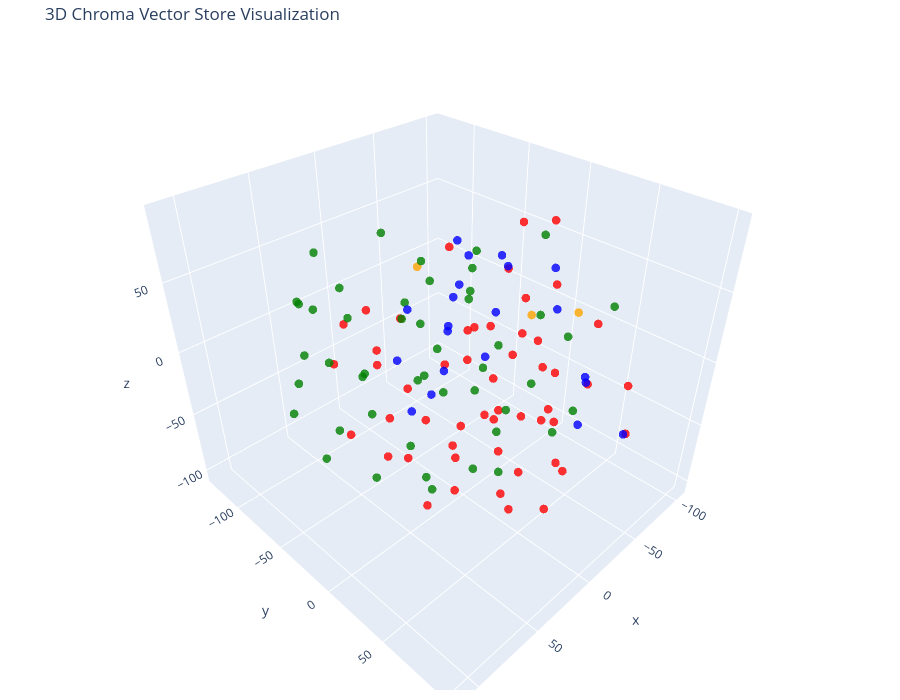

Here is the notebook cell this chart was saved with:
### Code cell
# Let's try 3D!

tsne = TSNE(n_components=3, random_state=42)
reduced_vectors = tsne.fit_transform(vectors)

# Create the 3D scatter plot
fig = go.Figure(data=[go.Scatter3d(
    x=reduced_vectors[:, 0],
    y=reduced_vectors[:, 1],
    z=reduced_vectors[:, 2],
    mode='markers',
    marker=dict(size=5, color=colors, opacity=0.8),
    text=[f"Type: {t}<br>Text: {d[:100]}..." for t, d in zip(doc_types, documents)],
    hoverinfo='text'
)])

fig.update_layout(
    title='3D Chroma Vector Store Visualization',
    scene=dict(xaxis_title='x', yaxis_title='y', zaxis_title='z'),
    width=900,
    height=700,
    margin=dict(r=20, b=10, l=10, t=40)
)

fig.show()

### Figure 1 — Plotly figure (JSON) as saved in the notebook; plotly's stock layout.template omitted (floating-point values rounded to 4 significant figures)
{"data": [{"hoverinfo": "text", "marker": {"color": ["orange", "orange", "orange", "red", "red", "red", "red", "red", "red", "red", "red", "red", "red", "red", "red", "red", "red", "red", "red", "red", "red", "red", "red", "red", "red", "red", "red", "red", "red", "red", "red", "red", "red", "red", "red", "red", "red", "red", "red", "red", "red", "red", "red", "red", "red", "red", "red", "red", "red", "red", "red", "red", "red", "red", "red", "green", "green", "green", "green", "green", "green", "green", "green", "green", "green", "green", "green", "green", "green", "green", "green", "green", "green", "green", "green", "green", "green", "green", "green", "green", "green", "green", "green", "green", "green", "green", "green", "green", "green", "green", "green", "green", "green", "green", "green", "green", "green", "green", "green", "green", "green", "green", "blue", "blue", "blue", "blue", "blue", "blue", "blue", "blue", "blue", "blue", "blue", "blue", "blue", "blue", "blue", "blue", "blue", "blue", "blue", "blue", "blue"], "opacity": 0.8, "size": 5}, "mode": "markers", "text": ["Type: company<br>Text: # About Insurellm\n\nInsurellm was founded by Avery Lancaster in 2015 as an insurance tech startup des...", "Type: company<br>Text: # Careers at Insurellm\n\nInsurellm is hiring! We are looking for talented software engineers, data sc...", "Type: company<br>Text: # Overview of Insurellm\n\nInsurellm is an innovative insurance tech firm with 200 employees across th...", "Type: contracts<br>Text: # Contract with Apex Reinsurance for Rellm: AI-Powered Enterprise Reinsurance Solution\n\n## Terms\n\n1....", "Type: contracts<br>Text: ## Renewal\n\n1. **Automatic Renewal**: This Agreement will automatically renew for successive one-yea...", "Type: contracts<br>Text: 2. **Seamless Integrations**: The architecture of Rellm allows for easy integration with existing sy...", "Type: contracts<br>Text: 1. **Technical Support**: Provider shall offer dedicated technical support to the Client via phone, ...", "Type: contracts<br>Text: **Insurellm, Inc.**  \n_____________________________  \nAuthorized Signature   \nDate: ________________...", "Type: contracts<br>Text: # Contract with Belvedere Insurance for Markellm\n\n## Terms\nThis Contract (\"Agreement\") is made and e...", "Type: contracts<br>Text: ## Renewal\n1. **Renewal Terms**: This Agreement may be renewed for additional one-year terms upon mu...", "Type: contracts<br>Text: ## Features\n1. **AI-Powered Matching**: Belvedere Insurance will benefit from Markellm's AI-powered ...", "Type: contracts<br>Text: ## Support\n1. **Technical Support**: Technical support will be available from 9 AM to 7 PM EST, Mond...", "Type: contracts<br>Text: **Belvedere Insurance**  \nSignature: ______________________  \nName: [Authorized Signatory]  \nTitle: ...", "Type: contracts<br>Text: # Contract with BrightWay Solutions for Markellm\n\n**Contract Date:** October 5, 2023  \n**Contract ID...", "Type: contracts<br>Text: 3. **Service Level Agreement (SLA):**  \n   Insurellm commits to a 99.9% uptime for the platform with...", "Type: contracts<br>Text: 2. **Real-Time Quote Availability:**  \n   Consumers sourced via BrightWay Solutions will receive rea...", "Type: contracts<br>Text: 3. **Training and Onboarding:**  \n   Insurellm agrees to provide one free training session on how to...", "Type: contracts<br>Text: # Contract with EverGuard Insurance for Rellm: AI-Powered Enterprise Reinsurance Solution\n\n**Contrac...", "Type: contracts<br>Text: 4. **Usage Rights**: EverGuard Insurance is granted a non-exclusive, non-transferable license to acc...", "Type: contracts<br>Text: 1. **Core Functionality**: Rellm provides EverGuard Insurance with advanced AI-driven analytics, sea...", "Type: contracts<br>Text: 1. **Customer Support**: Insurellm will provide EverGuard Insurance with 24/7 customer support, incl...", "Type: contracts<br>Text: ---\n\n**Signatures**  \n**For Insurellm**: __________________________  \n**Name**: John Smith  \n**Title...", "Type: contracts<br>Text: # Contract with GreenField Holdings for Markellm\n\n**Effective Date:** November 15, 2023  \n**Contract...", "Type: contracts<br>Text: ## Renewal\n1. **Automatic Renewal**: This contract will automatically renew for sequential one-year ...", "Type: contracts<br>Text: ## Features\n1. **AI-Powered Matching**: Access to advanced algorithms that connect GreenField Holdin...", "Type: contracts<br>Text: ## Support\n1. **Customer Support Access**: The Client will have access to dedicated support through ...", "Type: contracts<br>Text: **Signatures:**  \n_________________________                           _________________________  \n**...", "Type: contracts<br>Text: # Contract with Greenstone Insurance for Homellm\n\n---\n\n## Terms\n\n1. **Parties**: This Contract (\"Agr...", "Type: contracts<br>Text: 4. **Payment Terms**: \n   - The Customer shall pay an amount of $10,000 per month for the Standard T...", "Type: contracts<br>Text: ---\n\n## Features\n\n- **AI-Powered Risk Assessment**: Customer will have access to enhanced risk evalu...", "Type: contracts<br>Text: - **Customer Portal**: A dedicated portal will be provided, allowing the Customer's clients to manag...", "Type: contracts<br>Text: ______________________________  \n[Name], [Title]  \nDate: ______________________\n\n**For Greenstone In...", "Type: contracts<br>Text: # Contract with GreenValley Insurance for Homellm\n\n**Contract Date:** October 6, 2023  \n**Contract N...", "Type: contracts<br>Text: 4. **Confidentiality:** Both parties agree to maintain the confidentiality of proprietary informatio...", "Type: contracts<br>Text: 1. **AI-Powered Risk Assessment:** Access to advanced AI algorithms for real-time risk evaluations.\n...", "Type: contracts<br>Text: 3. **Regular Updates:** Insurellm will offer ongoing updates and enhancements to the Homellm platfor...", "Type: contracts<br>Text: # Contract with Pinnacle Insurance Co. for Homellm\n\n## Terms\nThis contract (\"Contract\") is entered i...", "Type: contracts<br>Text: ## Renewal\n1. **Renewal Terms**: At the end of the initial term, this Contract shall automatically r...", "Type: contracts<br>Text: ## Features\n1. **AI-Powered Risk Assessment**: Utilized for tailored underwriting decisions specific...", "Type: contracts<br>Text: ## Support\n1. **Technical Support**: Insurellm shall provide 24/7 technical support via an email and...", "Type: contracts<br>Text: # Contract with Roadway Insurance Inc. for Carllm\n\n---\n\n## Terms\n\n1. **Agreement Effective Date**: T...", "Type: contracts<br>Text: ---\n\n## Renewal\n\n1. **Automatic Renewal**: This agreement will automatically renew for an additional...", "Type: contracts<br>Text: ---\n\n## Features\n\n1. **Access to Core Features**: Roadway Insurance Inc. will have access to all Pro...", "Type: contracts<br>Text: ---\n\n## Support\n\n1. **Technical Support**: Roadway Insurance Inc. will receive priority technical su...", "Type: contracts<br>Text: # Contract with Stellar Insurance Co. for Rellm\n\n## Terms\nThis contract is made between **Insurellm*...", "Type: contracts<br>Text: ### Termination\nEither party may terminate this agreement with a **30-day written notice**. In the e...", "Type: contracts<br>Text: ## Features\nStellar Insurance Co. will receive access to the following features of the Rellm product...", "Type: contracts<br>Text: ## Support\nInsurellm provides Stellar Insurance Co. with the following support services:\n\n- **24/7 T...", "Type: contracts<br>Text: # Contract with TechDrive Insurance for Carllm\n\n**Contract Date:** October 1, 2024  \n**Contract Dura...", "Type: contracts<br>Text: ## Renewal\n\n1. **Automatic Renewal**: This contract shall automatically renew for additional one-yea...", "Type: contracts<br>Text: ## Support\n\n1. **Customer Support**: Insurellm will provide 24/7 customer support to TechDrive Insur...", "Type: contracts<br>Text: **TechDrive Insurance Representative:**  \nName: Sarah Johnson  \nTitle: Operations Director  \nDate: _...", "Type: contracts<br>Text: # Contract with Velocity Auto Solutions for Carllm\n\n**Contract Date:** October 1, 2023  \n**Contract ...", "Type: contracts<br>Text: ## Renewal\n\n1. **Automatic Renewal**: This contract will automatically renew for successive 12-month...", "Type: contracts<br>Text: ## Support\n\n1. **Customer Support**: Velocity Auto Solutions will have access to Insurellm’s custome...", "Type: employees<br>Text: # HR Record\n\n# Alex Chen\n\n## Summary\n- **Date of Birth:** March 15, 1990  \n- **Job Title:** Backend ...", "Type: employees<br>Text: ## Annual Performance History\n- **2020:**  \n  - Completed onboarding successfully.  \n  - Met expecta...", "Type: employees<br>Text: ## Compensation History\n- **2020:** Base Salary: $80,000  \n- **2021:** Base Salary Increase to $90,0...", "Type: employees<br>Text: Alex Chen continues to be a vital asset at Insurellm, contributing significantly to innovative backe...", "Type: employees<br>Text: # HR Record\n\n# Alex Harper\n\n## Summary\n- **Date of Birth**: March 15, 1993  \n- **Job Title**: Sales ...", "Type: employees<br>Text: ## Annual Performance History  \n- **2021**:  \n  - **Performance Rating**: 4.5/5  \n  - **Key Achievem...", "Type: employees<br>Text: - **2022**:  \n  - **Base Salary**: $65,000 (Promotion to Senior SDR)  \n  - **Bonus**: $13,000 (20% o...", "Type: employees<br>Text: # HR Record\n\n# Alex Thomson\n\n## Summary\n- **Date of Birth:** March 15, 1995  \n- **Job Title:** Sales...", "Type: employees<br>Text: ## Annual Performance History  \n- **2022** - Rated as \"Exceeds Expectations.\" Alex Thomson achieved ...", "Type: employees<br>Text: ## Other HR Notes\n- Alex Thomson is an active member of the Diversity and Inclusion committee at Ins...", "Type: employees<br>Text: # Avery Lancaster\n\n## Summary\n- **Date of Birth**: March 15, 1985  \n- **Job Title**: Co-Founder & Ch...", "Type: employees<br>Text: - **2010 - 2013**: Business Analyst at Edge Analytics  \n  Prior to joining Innovate, Avery worked as...", "Type: employees<br>Text: - **2018**: **Exceeds Expectations**  \n  Under Avery’s pivoted vision, Insurellm launched two new su...", "Type: employees<br>Text: - **2022**: **Satisfactory**  \n  Avery focused on rebuilding team dynamics and addressing employee c...", "Type: employees<br>Text: ## Compensation History\n- **2015**: $150,000 base salary + Significant equity stake  \n- **2016**: $1...", "Type: employees<br>Text: ## Other HR Notes\n- **Professional Development**: Avery has actively participated in leadership trai...", "Type: employees<br>Text: # HR Record\n\n# Emily Carter\n\n## Summary\n- **Date of Birth:** August 12, 1990  \n- **Job Title:** Acco...", "Type: employees<br>Text: - **2017-2019:** Marketing Intern  \n  - Assisted with market research and campaign development for s...", "Type: employees<br>Text: ## Compensation History\n| Year | Base Salary | Bonus         | Total Compensation |\n|------|--------...", "Type: employees<br>Text: Emily Carter exemplifies the kind of talent that drives Insurellm's success and is an invaluable ass...", "Type: employees<br>Text: # HR Record\n\n# Emily Tran\n\n## Summary\n- **Date of Birth:** March 18, 1991  \n- **Job Title:** Digital...", "Type: employees<br>Text: - **January 2017 - May 2018**: Marketing Intern  \n  - Supported the Marketing team by collaborating ...", "Type: employees<br>Text: - **2021**:  \n  - Performance Rating: Meets Expectations  \n  - Key Achievements: Contributed to the ...", "Type: employees<br>Text: - **Professional Development Goals**:  \n  - Emily Tran aims to become a Marketing Manager within the...", "Type: employees<br>Text: # HR Record\n\n# Jordan Blake\n\n## Summary\n- **Date of Birth:** March 15, 1993  \n- **Job Title:** Sales...", "Type: employees<br>Text: ## Annual Performance History\n- **2021:** First year at Insurellm; achieved 90% of monthly targets. ...", "Type: employees<br>Text: ## Other HR Notes\n- Jordan has shown an interest in continuing education, actively participating in ...", "Type: employees<br>Text: # HR Record\n\n# Jordan K. Bishop\n\n## Summary\n- **Date of Birth:** March 15, 1990\n- **Job Title:** Fro...", "Type: employees<br>Text: ## Annual Performance History\n- **2019:** Exceeds Expectations - Continuously delivered high-quality...", "Type: employees<br>Text: ## Compensation History\n- **June 2018:** Starting Salary - $85,000\n- **June 2019:** Salary Increase ...", "Type: employees<br>Text: ## Other HR Notes\n- Jordan K. Bishop has been an integral part of club initiatives, including the In...", "Type: employees<br>Text: # HR Record\n\n# Maxine Thompson\n\n## Summary\n- **Date of Birth:** January 15, 1991  \n- **Job Title:** ...", "Type: employees<br>Text: ## Insurellm Career Progression\n- **January 2017 - October 2018**: **Junior Data Engineer**  \n  * Ma...", "Type: employees<br>Text: ## Annual Performance History\n- **2017**: *Meets Expectations*  \n  Maxine showed potential in her ro...", "Type: employees<br>Text: - **2021**: *Exceeds Expectations*  \n  Maxine spearheaded the transition to a new data warehousing s...", "Type: employees<br>Text: ## Compensation History\n- **2017**: $70,000 (Junior Data Engineer)  \n- **2018**: $75,000 (Junior Dat...", "Type: employees<br>Text: # HR Record\n\n# Oliver Spencer\n\n## Summary\n- **Date of Birth**: May 14, 1990  \n- **Job Title**: Backe...", "Type: employees<br>Text: ## Annual Performance History\n- **2018**: **3/5** - Adaptable team player but still learning to take...", "Type: employees<br>Text: ## Compensation History\n- **March 2018**: Initial salary of $80,000.\n- **July 2019**: Salary increas...", "Type: employees<br>Text: # Samantha Greene\n\n## Summary\n- **Date of Birth:** October 14, 1990\n- **Job Title:** HR Generalist\n-...", "Type: employees<br>Text: ## Annual Performance History\n- **2020:** Exceeds Expectations  \n  Samantha Greene demonstrated exce...", "Type: employees<br>Text: ## Compensation History\n- **2020:** Base Salary - $55,000  \n  The entry-level salary matched industr...", "Type: employees<br>Text: - **2023:** Base Salary - $70,000  \n  Recognized for substantial improvement in employee relations m...", "Type: employees<br>Text: # HR Record\n\n# Samuel Trenton\n\n## Summary\n- **Date of Birth:** April 12, 1989  \n- **Job Title:** Sen...", "Type: employees<br>Text: ## Annual Performance History\n- **2023:** Rating: 4.5/5  \n  *Samuel exceeded expectations, successfu...", "Type: employees<br>Text: ## Compensation History\n- **2023:** Base Salary: $115,000 + Bonus: $15,000  \n  *Annual bonus based o...", "Type: employees<br>Text: - **Engagement in Company Culture:** Regularly participates in team-building events and contributes ...", "Type: products<br>Text: # Product Summary\n\n# Carllm\n\n## Summary\n\nCarllm is an innovative auto insurance product developed by...", "Type: products<br>Text: - **Instant Quoting**: With Carllm, insurance companies can offer near-instant quotes to customers, ...", "Type: products<br>Text: - **Mobile Integration**: Carllm is designed to work seamlessly with mobile applications, providing ...", "Type: products<br>Text: - **Professional Tier**: $2,500/month\n  - For medium-sized companies.\n  - All Basic Tier features pl...", "Type: products<br>Text: ### Q2 2025: Customer Experience Improvements\n- Launch of a new **mobile app** for end-users.\n- Intr...", "Type: products<br>Text: # Product Summary\n\n# Homellm\n\n## Summary\nHomellm is an innovative home insurance product developed b...", "Type: products<br>Text: ### 2. Dynamic Pricing Model\nWith Homellm's innovative dynamic pricing model, insurance providers ca...", "Type: products<br>Text: ### 5. Multi-Channel Integration\nHomellm seamlessly integrates into existing insurance platforms, pr...", "Type: products<br>Text: - **Basic Tier:** Starting at $5,000/month for small insurers with basic integration features.\n- **S...", "Type: products<br>Text: All tiers include a comprehensive training program and ongoing updates to ensure optimal performance...", "Type: products<br>Text: With Homellm, Insurellm is committed to transforming the landscape of home insurance, ensuring both ...", "Type: products<br>Text: # Product Summary\n\n# Markellm\n\n## Summary\n\nMarkellm is an innovative two-sided marketplace designed ...", "Type: products<br>Text: - **User-Friendly Interface**: Designed with user experience in mind, Markellm features an intuitive...", "Type: products<br>Text: - **Customer Support**: Our dedicated support team is always available to assist both consumers and ...", "Type: products<br>Text: ### For Insurance Companies:\n- **Basic Listing Fee**: $199/month for a featured listing on the platf...", "Type: products<br>Text: ### Q3 2025\n- Initiate a comprehensive marketing campaign targeting both consumers and insurers to i...", "Type: products<br>Text: # Product Summary\n\n# Rellm: AI-Powered Enterprise Reinsurance Solution\n\n## Summary\n\nRellm is an inno...", "Type: products<br>Text: ### Seamless Integrations\nRellm's architecture is designed for effortless integration with existing ...", "Type: products<br>Text: ### Regulatory Compliance Tools\nRellm includes built-in compliance tracking features to help organiz...", "Type: products<br>Text: Join the growing number of organizations leveraging Rellm to enhance their reinsurance processes whi...", "Type: products<br>Text: Experience the future of reinsurance with Rellm, where innovation meets reliability. Let Insurellm h..."], "type": "scatter3d", "x": [-22.35, -31.88, -29.94, -60.39, -67.0, -79.16, -76.04, 18.0, -40.28, -14.8, -48.94, -89.48, 42.36, -23.56, -27.02, -49.46, 1.407, 102.5, -96.31, -74.67, -68.37, 11.78, -58.71, -13.87, -56.54, -10.73, 13.35, -40.92, -51.41, -10.83, -24.18, 19.28, -76.54, 21.58, 52.78, -8.542, -50.75, 5.977, -88.41, -11.81, 13.41, -14.21, -57.04, 20.44, -47.31, -43.68, -48.81, -65.21, 4.532, -16.32, 22.22, 27.08, 42.06, -45.01, 35.75, 22.5, 47.18, 30.6, 9.156, 55.01, 78.64, 87.27, 46.2, 83.03, 49.49, 0.9409, 25.12, 29.33, 29.67, 111.3, 6.775, 11.45, 66.73, 75.12, 6.566, -2.875, -64.96, 100.9, 17.54, 33.74, 56.23, 37.21, 38.2, 55.53, 109.6, 34.85, 71.53, 65.76, 65.99, 57.86, 80.98, 15.86, 74.44, 80.78, 61.3, 75.78, 84.95, 58.97, 33.17, 66.16, -21.17, 32.54, -28.49, -12.03, -15.45, -79.44, -13.49, -78.18, -99.3, -79.92, -96.65, -104.5, -57.33, -21.07, -11.39, -26.12, -10.97, -30.77, -54.16, -57.33, -63.05, -28.75, -39.67], "y": [30.95, 56.54, -74.25, -4.051, 9.684, -72.59, -22.16, -63.53, 23.55, 58.48, 85.27, 4.042, -78.42, -37.68, 45.62, 57.39, 26.08, 44.88, -33.41, -45.86, -18.68, -45.85, 20.75, 36.1, 84.86, -99.48, -77.73, -3.712, 38.75, 72.05, 7.821, -95.54, 5.034, -49.32, -52.37, -11.33, 6.313, 45.8, 34.93, -22.09, 4.667, 21.8, 16.55, 11.88, -24.51, -6.738, -44.11, -33.01, -13.47, -8.265, -12.89, -23.78, 8.265, 38.32, -15.78, 22.65, -58.51, -129.6, 33.59, 4.77, -31.54, -51.91, 22.5, 3.962, 30.35, 54.9, 70.58, 89.74, 100.9, -22.12, 77.78, -18.96, -52.53, -0.2658, 20.33, 1.317, 59.18, -21.06, 48.42, -3.667, -28.78, 2.413, 38.2, -76.1, 1.738, 59.68, 26.22, 68.06, 68.48, 76.21, 44.48, 21.32, -63.35, -24.61, 32.92, 43.68, 12.45, 12.98, -2.741, -27.57, 37.27, -35.49, -83.88, -64.19, -46.8, 35.76, -32.33, -72.23, -52.81, -42.61, -4.373, -14.65, -63.46, 74.04, 78.3, 99.72, -76.91, -11.31, -63.78, -71.84, -31.48, -44.08, -44.17], "z": [39.84, 48.41, 28.68, 20.91, 77.89, -43.59, 63.31, -11.12, 10.07, -93.3, 3.012, -49.67, -17.49, 58.76, -24.36, -10.72, -27.31, 18.22, -36.3, -25.77, -34.79, 18.67, 41.49, -74.91, -38.44, -55.17, 11.72, 49.99, -89.19, -48.27, -44.85, -4.591, -85.27, -58.21, -55.96, -60.41, -66.16, -87.73, 5.986, -86.49, -94.16, -104.6, -22.04, -55.83, -80.44, -102.3, -41.92, -61.22, -4.144, 16.38, -38.4, -16.53, -85.23, -49.23, -63.98, 65.7, 49.75, 1.809, 34.78, 59.65, 24.94, 4.11, 44.85, 35.84, 21.75, 60.38, 35.95, 16.98, 37.58, 12.15, 59.88, 56.01, 82.11, 3.797, 11.38, 66.68, 39.32, 45.96, 1.692, 43.33, 7.357, 12.26, 83.36, 30.94, -6.152, -26.94, 85.64, 51.94, 1.641, 26.25, 53.62, 91.52, 49.73, -19.24, -40.76, -14.35, -29.4, -21.48, 83.01, 50.9, 93.42, 88.05, -8.382, -79.68, -56.61, -31.8, -27.86, 20.34, 11.12, 30.7, -3.319, 22.19, 42.5, 14.2, -8.51, -11.74, -40.19, -14.44, -0.5326, -29.65, -2.778, -8.396, 23.18]}], "layout": {"height": 700, "margin": {"b": 10, "l": 10, "r": 20, "t": 40}, "scene": {"xaxis": {"title": {"text": "x"}}, "yaxis": {"title": {"text": "y"}}, "zaxis": {"title": {"text": "z"}}}, "title": {"text": "3D Chroma Vector Store Visualization"}, "width": 900}}
